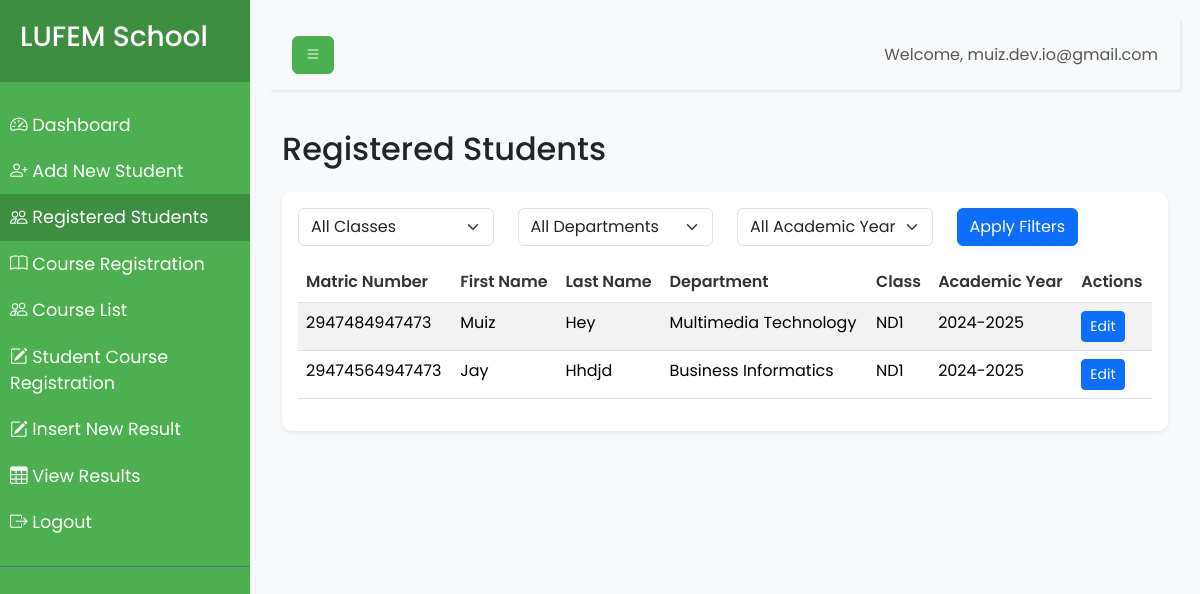
The page /dashboard/student_list.php (signed in) on the database its author committed.
### tables this page shows
CREATE TABLE `Students` (
  `student_id` int(11) NOT NULL,
  `matriculation_number` varchar(20) NOT NULL,
  `first_name` varchar(50) NOT NULL,
  `last_name` varchar(50) NOT NULL,
  `department_id` int(11) NOT NULL,
  `gender` enum('Male','Female','Other') NOT NULL,
  `class` enum('ND1','ND2','HND1','HND2') NOT NULL,
  `academic_year_id` int(11) NOT NULL,
  `session_id` int(11) NOT NULL,
  `password` varchar(255) NOT NULL
);

CREATE TABLE `Departments` (
  `department_id` int(11) NOT NULL,
  `department_name` varchar(100) NOT NULL
);

CREATE TABLE `AcademicYears` (
  `academic_year_id` int(11) NOT NULL,
  `academic_year` varchar(9) NOT NULL
);

### dashboard/student_list.php (the view, shortened to what this page needs)
<?php
require_once '../db.php';
$query = "SELECT s.student_id, s.matriculation_number, s.first_name, s.last_name,
                 d.department_name, s.class, ay.academic_year, s.gender, s.department_id, s.academic_year_id
          FROM Students s
          JOIN Departments d ON s.department_id = d.department_id
          JOIN AcademicYears ay ON s.academic_year_id = ay.academic_year_id";
$query .= " ORDER BY s.last_name, s.first_name";
$stmt = $conn->prepare($query);
$stmt->execute();
$result = $stmt->get_result();
$students = $result->fetch_all(MYSQLI_ASSOC);
?>
<!DOCTYPE html>
<html lang="en">
<head>
    <link href="https://cdn.jsdelivr.net/npm/bootstrap@5.3.3/dist/css/bootstrap.min.css" rel="stylesheet">
    <link href="https://cdn.jsdelivr.net/npm/bootstrap-icons@1.7.2/font/bootstrap-icons.css" rel="stylesheet">
    <link href="https://cdn.datatables.net/1.11.5/css/dataTables.bootstrap5.min.css" rel="stylesheet">
    <link rel="stylesheet" href="../css/dashboard.css">
</head>
<body>
    <div class="wrapper">
        <?php include 'sidebar.php'; ?>
        <div id="content">
            <?php include 'navbar.php'; ?>
            <div class="container-fluid mt-4">
                <h2 class="mb-4">Registered Students</h2>
                <div class="card shadow-sm">
                    <div class="card-body">
                        <form id="filterForm" class="row mb-3">
                            <div class="col-md-3">
                                <select name="class" id="filterClass" class="form-select">
                                    <option value="">All Classes</option>
                                </select>
                            </div>
                            <div class="col-md-3">
                                <select name="department" id="filterDepartment" class="form-select">
                                    <option value="">All Departments</option>
                                </select>
                            </div>
                            <div class="col-md-3">
                                <select name="academicYear" id="filterAcademicYear" class="form-select">
                                    <option value="">All Academic Years</option>
                                </select>
                            </div>
                            <div class="col-md-3">
                                <button type="submit" class="btn btn-primary">Apply Filters</button>
                            </div>
                        </form>
                        <div class="table-responsive">
                            <table id="studentsTable" class="table table-striped table-hover">
                                <thead>
                                    <tr>
                                        <th>Matric Number</th>
                                        <th>First Name</th>
                                        <th>Last Name</th>
                                        <th>Department</th>
                                        <th>Class</th>
                                        <th>Academic Year</th>
                                        <th>Actions</th>
                                    </tr>
                                </thead>
                                <tbody>
                                    <?php foreach ($students as $student): ?>
                                    <tr>
                                        <td><?php echo htmlspecialchars($student['matriculation_number']); ?></td>
                                        <td><?php echo htmlspecialchars($student['first_name']); ?></td>
                                        <td><?php echo htmlspecialchars($student['last_name']); ?></td>
                                        <td><?php echo htmlspecialchars($student['department_name']); ?></td>
                                        <td><?php echo htmlspecialchars($student['class']); ?></td>
                                        <td><?php echo htmlspecialchars($student['academic_year']); ?></td>
                                        <td>
                                            <button class="btn btn-sm btn-primary edit-student" data-id="<?php echo $student['student_id']; ?>">Edit</button>
                                        </td>
                                    </tr>
                                    <?php endforeach; ?>
                                </tbody>
                            </table>
                        </div>
                    </div>
                </div>
            </div>
        </div>
    </div>
</body>
</html>

### dashboard/sidebar.php
<nav id="sidebar">
    <div class="sidebar-header">
        <h3>LUFEM School</h3>
    </div>
    <ul class="list-unstyled components">
        <li class="<?php echo basename($_SERVER['PHP_SELF']) == 'admin_dashboard.php' ? 'active' : ''; ?>">
            <a href="admin_dashboard.php">
                <i class="bi bi-speedometer2"></i> Dashboard
            </a>
        </li>
        <li class="<?php echo basename($_SERVER['PHP_SELF']) == 'add_student.php' ? 'active' : ''; ?>">
            <a href="add_student.php">
                <i class="bi bi-person-plus"></i> Add New Student
            </a>
        </li>
        <li class="<?php echo basename($_SERVER['PHP_SELF']) == 'student_list.php' ? 'active' : ''; ?>">
            <a href="student_list.php">
                <i class="bi bi-people"></i> Registered Students
            </a>
        </li>
        <li class="<?php echo basename($_SERVER['PHP_SELF']) == 'course_creation.php' ? 'active' : ''; ?>">
            <a href="course_creation.php">
                <i class="bi bi-book"></i> Course Registration
            </a>
        </li>
         <li class="<?php echo basename($_SERVER['PHP_SELF']) == 'course_list.php' ? 'active' : ''; ?>">
            <a href="course_list.php">
                <i class="bi bi-people"></i> Course List
            </a>
        </li>
        <li class="<?php echo basename($_SERVER['PHP_SELF']) == 'student_course_registration.php' ? 'active' : ''; ?>">
            <a href="student_course_registration.php">
                <i class="bi bi-pencil-square"></i> Student Course Registration
            </a>
        </li>
        <li class="<?php echo basename($_SERVER['PHP_SELF']) == 'result_entry.php' ? 'active' : ''; ?>">
            <a href="result_entry.php">
                <i class="bi bi-pencil-square"></i> Insert New Result
            </a>
        </li>
        <li class="<?php echo basename($_SERVER['PHP_SELF']) == 'view_results.php' ? 'active' : ''; ?>">
            <a href="view_result.php">
                <i class="bi bi-table"></i> View Results
            </a>
        </li>
        <li>
            <a href="../logout.php">
                <i class="bi bi-box-arrow-right"></i> Logout
            </a>
        </li>
    </ul>
</nav>

### dashboard/navbar.php
<nav class="navbar navbar-expand-lg navbar-light bg-light">
    <div class="container-fluid">
        <button type="button" id="sidebarCollapse" class="btn btn-success">
            <i class="bi bi-list"></i>
        </button>
        <span class="navbar-text ms-auto">
            Welcome, <?php echo htmlspecialchars($_SESSION['admin_username']); ?>
        </span>
    </div>
</nav>

### css/dashboard.css (style rules this page uses)
body { font-family: 'Poppins', sans-serif; background-color: #f8f9fa; }
.wrapper { display: flex; width: 100%; align-items: stretch; }
#sidebar { min-width: 250px; max-width: 250px; background: #4CAF50; color: #fff; transition: all 0.3s; }
#sidebar .sidebar-header { padding: 20px; background: #3e8e41; }
#sidebar ul.components { padding: 20px 0; border-bottom: 1px solid #47748b; }
#sidebar ul li a { padding: 10px; font-size: 1.1em; display: block; color: #fff; text-decoration: none; }
#sidebar ul li.active > a, a[aria-expanded="true"] { color: #fff; background: #3e8e41; }
#content { width: 100%; padding: 20px; min-height: 100vh; transition: all 0.3s; }
.navbar { padding: 15px 10px; background: #fff; border: none; border-radius: 0; margin-bottom: 40px; box-shadow: 1px 1px 3px rgba(0, 0, 0, 0.1); }
.card { border: none; border-radius: 10px; box-shadow: 0 2px 4px rgba(0,0,0,0.1); margin-bottom: 20px; }
.btn-success { background-color: #4CAF50; border-color: #4CAF50; }
.table th { font-weight: 600; color: #333; }

### rows shown on the page
students: matriculation_number "2947484947473", first_name "Muiz", last_name "Hey", department.department_name "Multimedia Technology", class "ND1", academic_year.academic_year "2024-2025"
students: matriculation_number "29474564947473", first_name "Jay", last_name "Hhdjd", department.department_name "Business Informatics", class "ND1", academic_year.academic_year "2024-2025"

### other values the page prints
$_SESSION['admin_username'] "muiz.dev.io@gmail.com"
